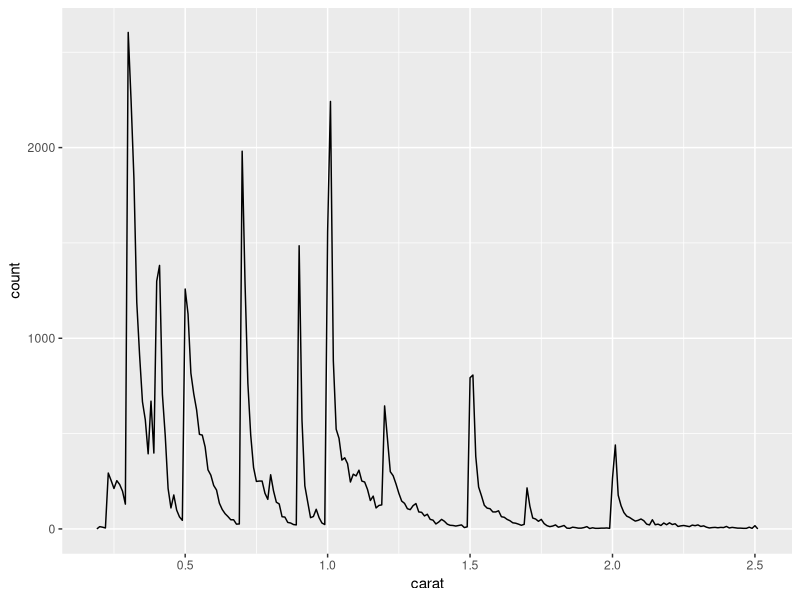
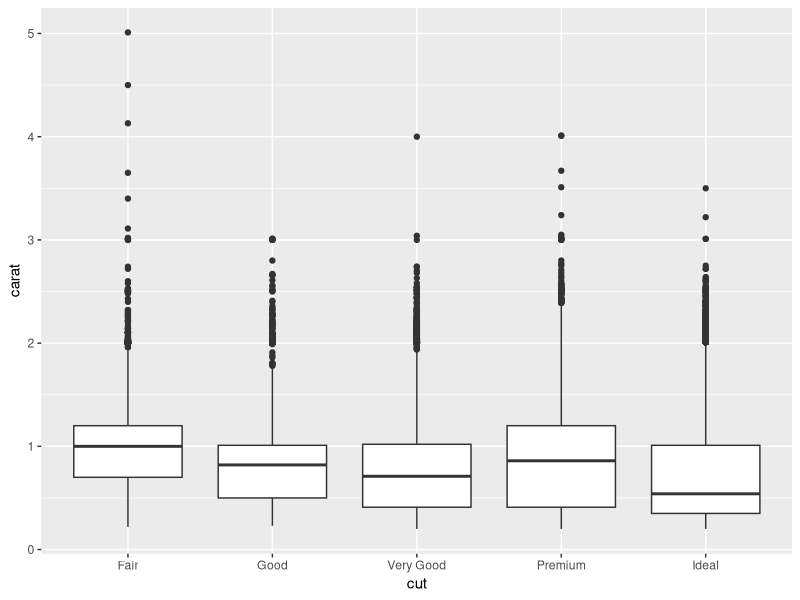
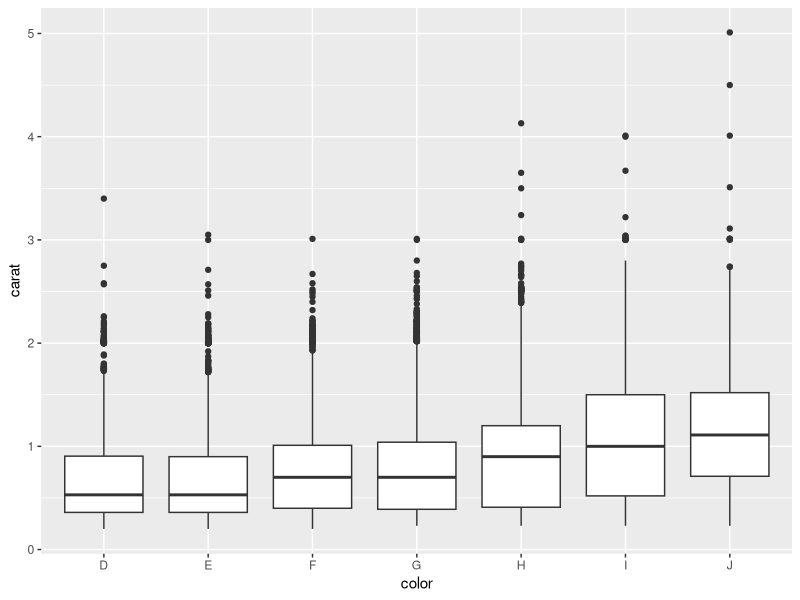
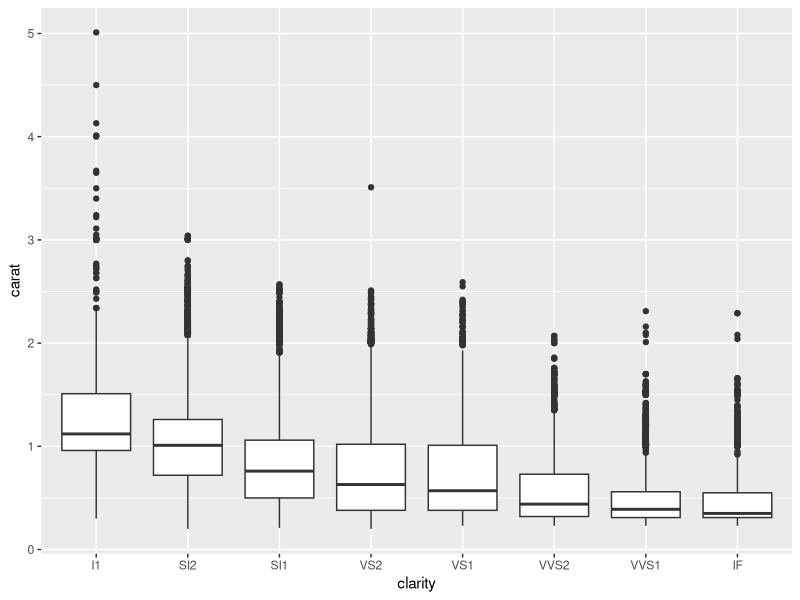

These charts were generated, in order, by the following R code:
## ---- chunk 1
knitr::opts_chunk$set(
  echo = FALSE,
  comment = "#>",
  collapse = TRUE
)
## ---- chunk 2
library(ggplot2)
library(dplyr)
## ---- chunk 3
smaller <- diamonds %>%  
  filter(carat <= 2.5)
## ---- chunk 4
comma <- function(x) 
  format(x, digits = 2, big.mark = ",")
## ---- chunk 5
smaller %>%  
  ggplot(aes(carat)) + 
  geom_freqpoly(binwidth = 0.01)
## ---- chunk 6
colnames(diamonds)
## ---- chunk 7
ggplot(diamonds, aes(y = carat, x = cut)) +
  geom_boxplot()
## ---- chunk 8
ggplot(diamonds, aes(y = carat, x = color)) +
  geom_boxplot()
## ---- chunk 9
ggplot(diamonds, aes(y = carat, x = clarity)) +
  geom_boxplot()
## ---- chunk 10
largest <- diamonds %>% 
  arrange(desc(carat)) %>% 
  slice(1:20) %>% 
  select(carat, cut, color, clarity, depth) %>% 
  knitr::kable(
    caption = "The largest 20 diamonds in the `diamonds` dataset."
  )
## ---- chunk 11
large <- nrow(diamonds) - nrow(smaller)
percent_large <- large / nrow(diamonds) * 100
## ---- chunk 12
percent_large
## ---- chunk 13
print(lubridate::now())
a <- 1
## ---- chunk 14
print(lubridate::now())
b <- a + 5
## ---- chunk 15
print(lubridate::now())
c <- a * 3
